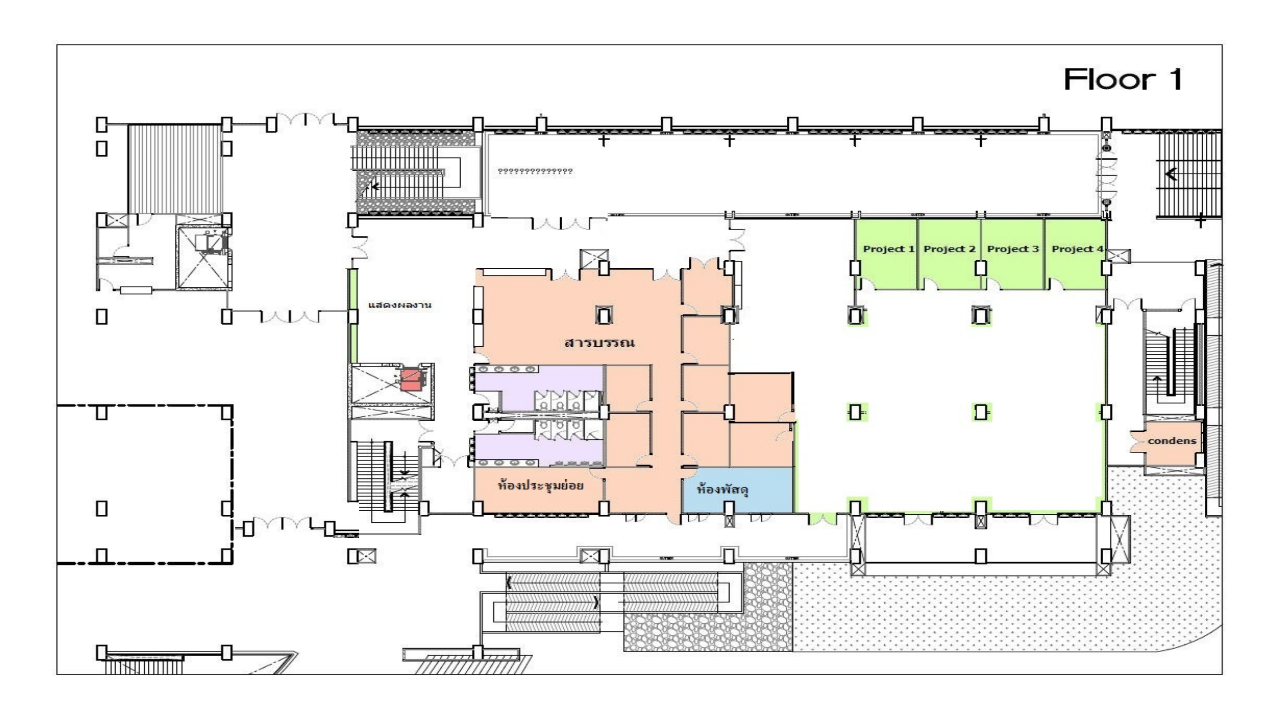
#> input picture PersonCounting2Mapping/floor1_plan_new.png, 1280 x 720 px
$ python heatmap.py
#> lines starting #> are read from the running program, lines starting #| are printed output that depends on the picture
import numpy as np
import pandas as pd
import seaborn as sns
import matplotlib.pyplot as plt

from scipy import ndimage
import numpy as np

import cv2
import matplotlib.pyplot as plt


def im_kde(coords,width=1280, height=720,sigma=25):
    x = np.zeros((height,width))
    for i,j in coords:
        x[j,i]=255
    heat_map = ndimage.gaussian_filter(x, sigma=sigma)*4
    heat_map[heat_map>1]=1
    return heat_map

def overay_heatmap(im, heatmap):
    heatmap=cv2.applyColorMap(np.uint8(heatmap*255), cv2.COLORMAP_PARULA)
    heat_map=cv2.addWeighted(im, 0.6, heatmap, 0.4, 0)
    return heat_map

class HeatMap:
    def get_xy_all_detections(self, detections):
        detections = np.array(detections)
        coords = pd.DataFrame({
            "x_coords": detections[:, 0],
            "y_coords": detections[:, 1]
        })


if __name__ == '__main__':
    detections = np.array([
        [785, 556], [75, 560], [285, 586], [286, 586], [285, 587], [230, 586], [310, 586], [295, 586]
    ])

    im=cv2.imread('../floor1_plan_new.png')
#> im is the input picture: shape (720, 1280, 3); mean B, G, R 234.1, 236.8, 238
    heatmap=im_kde(detections)
    heatmap=cv2.applyColorMap(np.uint8(heatmap*255), cv2.COLORMAP_PARULA)
    heat_map=cv2.addWeighted(im, 0.6, heatmap, 0.4,0)
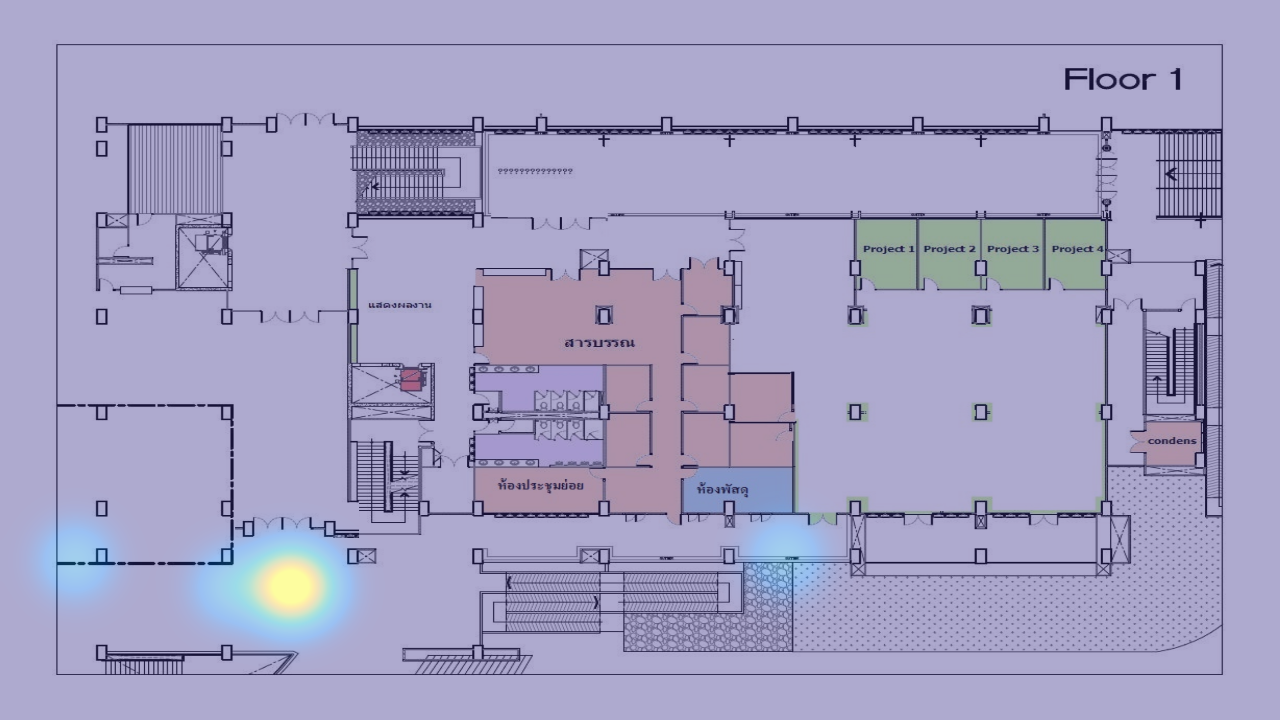
#> heat_map: shape (720, 1280, 3); mean B, G, R 195.3, 160.1, 163.6
    plt.imshow(heat_map[:,:,[2,1,0]])
    plt.show()
